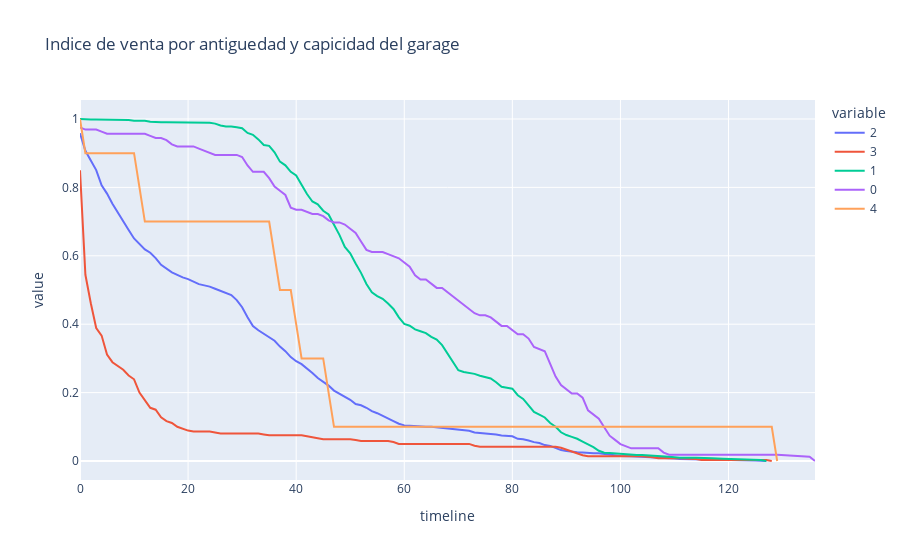

The notebook cell saved with this chart:
### Markdown cell above
OverallQual: Rates the overall material and finish of the house

       10	Very Excellent
       9	Excellent
       8	Very Good
       7	Good
       6	Above Average
       5	Average
       4	Below Average
       3	Fair
       2	Poor
       1	Very Poor

### Code cell
rates, logrank= survival(data, 'GarageCars', 'antiguedadventa', 'venta')
rates.plot(kind='line',title = 'Indice de venta por antiguedad y capicidad del garage')
